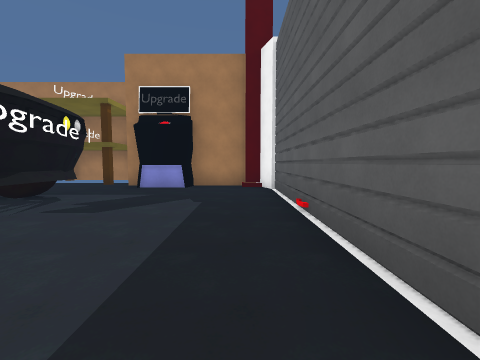
[1] (above)

24 first-person views from a walk through a scene from a Unity 3-D project. The camera is 1.4 m above the floor, tilts 4° down and sees 90° across. The floor is counted in squares, 2 m on a side. Each view is taken from the middle of a square. On the plan, view 1 faces up. The plan holds only what a view shows up to about 9 squares ahead; the rest is blank. The place goes on beyond the plan. Some animated figures are not drawn. Surface patterns are stand-ins for the level's own textures.

[2]
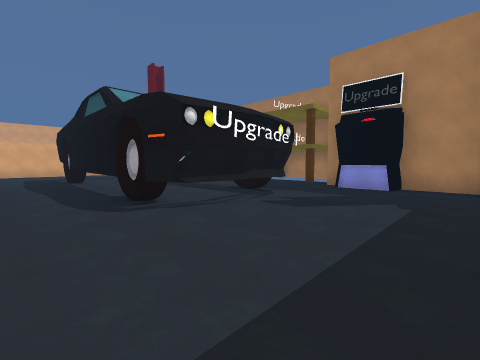

[3]
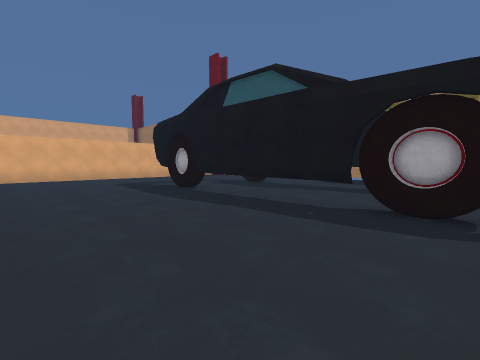

[4]
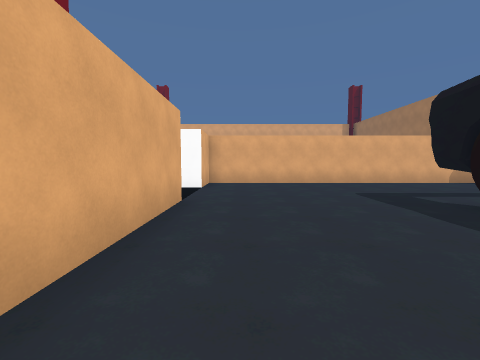

[5]
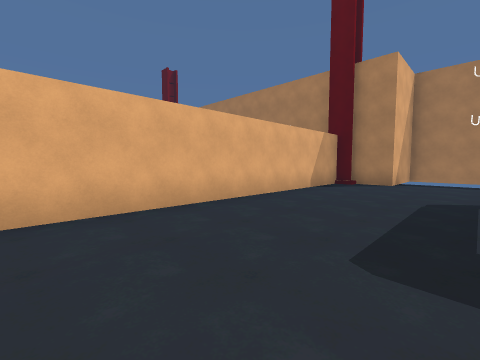

[6]
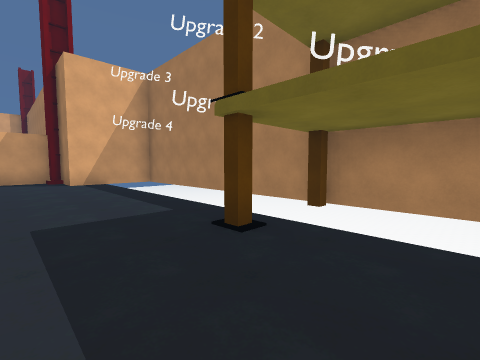

[7]
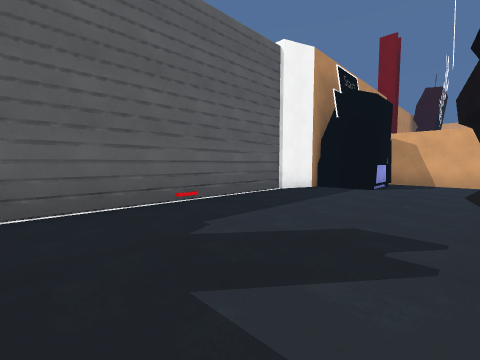

[8]
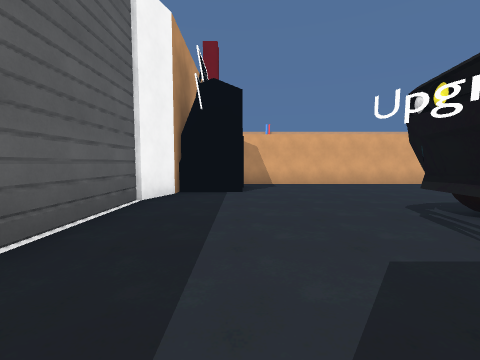

[9]
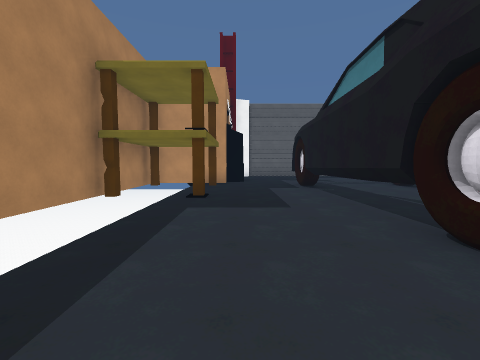

[10]
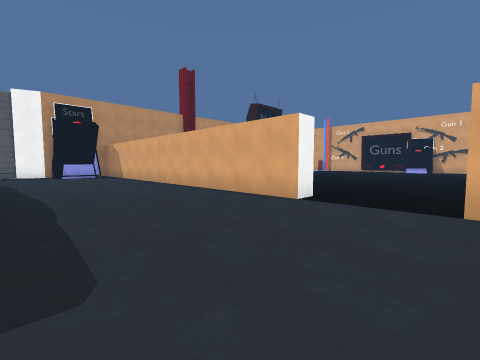

[11]
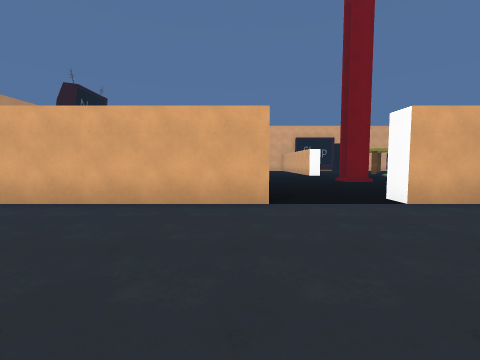

[12]
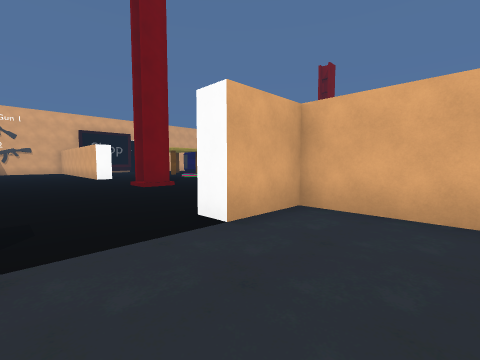

[13]
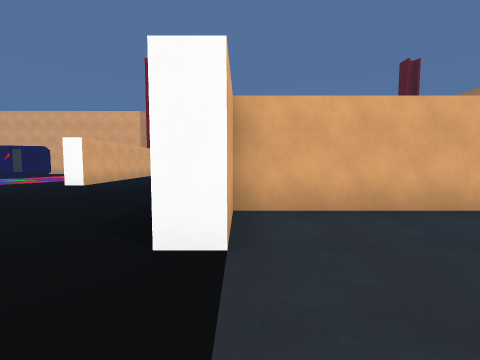

[14]
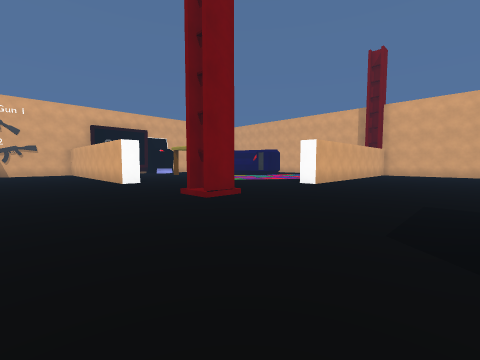

[15]
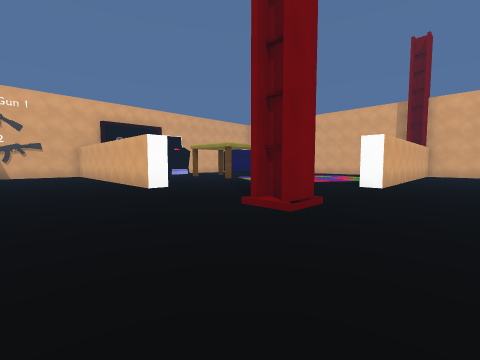

[16]
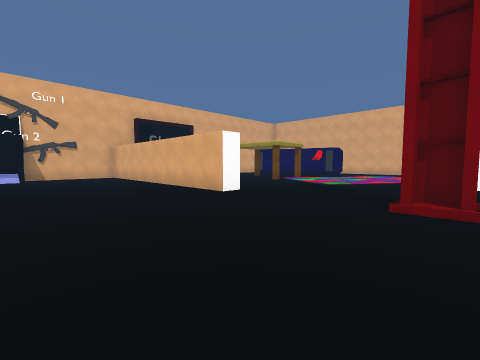

[17]
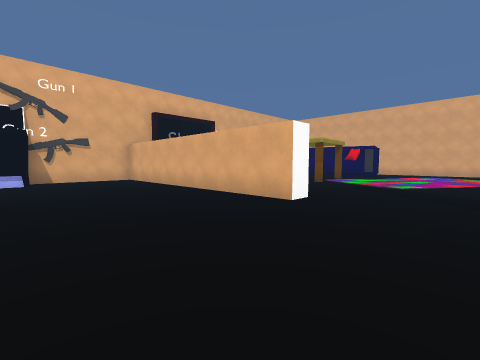

[18]
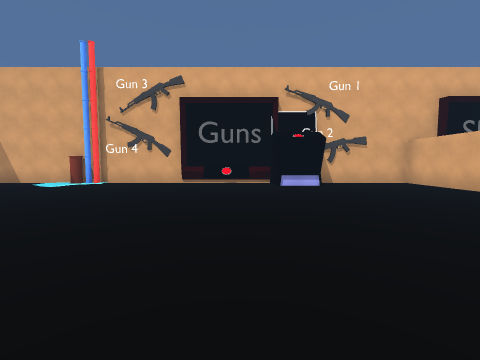

[19]
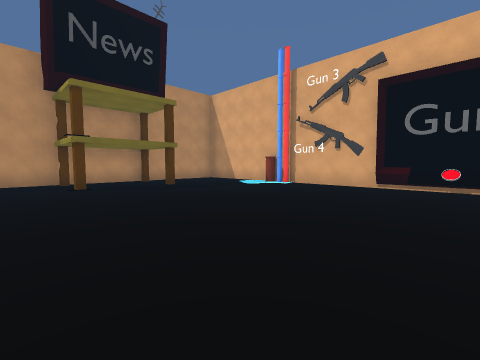

[20]
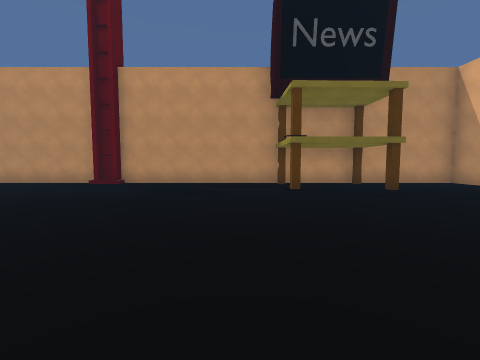

[21]
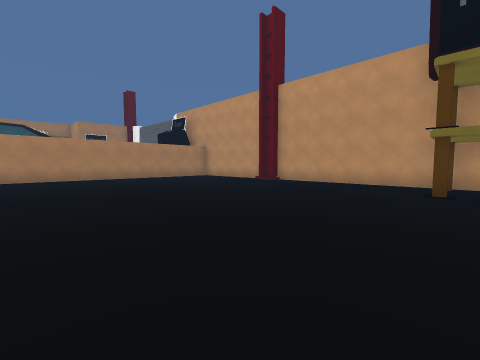

[22]
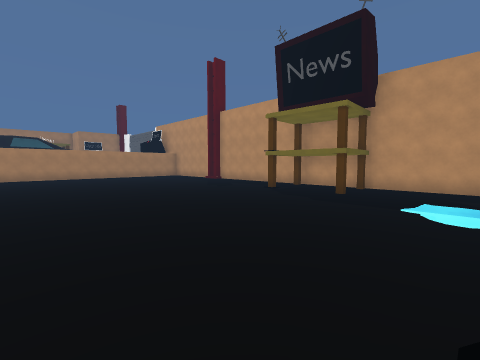

[23]
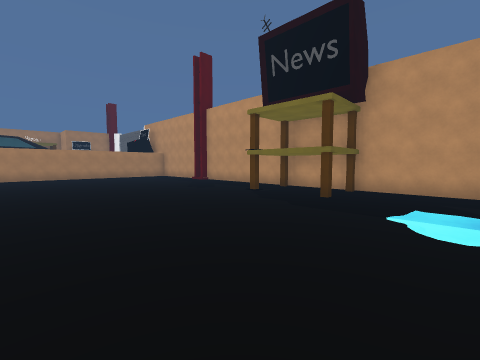

[24]
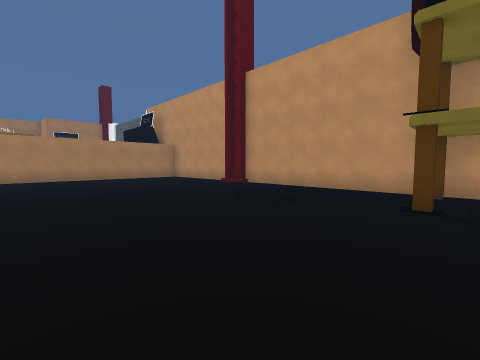

### Floor plan
Points are (right, up) in squares from view 1. A wall is a line through its corners. A room is listed if a view was taken in it or the views show most of it. See-through windows are left out.
Room 1 (views 1, 2, 3, 4, 5, 6, 7, 8, 9, 10, 11, 12, 13)
walls: (-9.3, 1.8) (-10.6, 1.6); (-9.7, 1.6) (-10.9, 1.8); (-11, 1.8) (-11.8, 1.9); (-4.3, 1.8) (-4.9, 1.6); (-4.1, 1.8) (-5, 1.7); (-4.1, 1.8) (-4.8, 1.6); (-3.6, 1.6) (-10.9, 1.6) (-11.5, 1.7); (-10.1, 5.1) (-9.6, 5.2); (-10.1, 5.1) (-9.4, 5); (-10.2, 5.1) (-3.9, 5.1); (-3.4, 1.9) (-3.6, 1.7) (-4.3, 1.6) (-4.9, 1.8); (-5.2, 5) (-4, 5.2); (-3.1, 2.7) (-3.4, 1.8) (-3.9, 1.5) (-5.3, 1.8); (-11.5, -3.7) (-11.5, -3.1) (-0.9, -3.1); (-3.4, 5) (-3.1, 4.1); (-3.3, 4.9) (-3, 3.4) (-3.3, 1.9); (-1, -0.8) (0.5, -0.8); (-1, -2.5) (-1, -0.9) (0, -0.8); (-3.5, 7.5) (-3.5, 9.9); (0.5, -0.5) (0.9, 0.7) (0.9, 6.3) (0.6, 7.2) (0.1, 7.2); (-15, 7.2) (-15.5, 7.2) (-15.5, -3.1) (-13.9, -3.1) (-13.9, -3.8); (-3.9, 10) (-13.9, 10) (-13.9, 7.5) (-15.4, 7.5); (0.3, 7.5) (-1.5, 7.5) (-1.6, 6.9) (-3, 6.9)
low walls: (-4.2, 1.6) (-5, 1.7)
ways out: opening at (-12.5, -3) to room 2
Room 2 (views 14, 15, 16, 17, 18, 19, 20, 21, 22, 23, 24)
walls: (-15.5, -12.5) (-14.9, -12.5) (-14.9, -20.5) (-11.7, -20.5) (-11.5, -19.4) (-10.2, -19.4) (-10, -20.5) (-3.9, -20.5) (-3.5, -20.1); (-22.9, -7.9) (-19.5, -7.9) (-19.5, -8.5); (-4.5, -3.7) (-8, -3.7); (0.5, -7.9) (0.5, -4.5); (-4.1, -20.2) (-3.3, -20.2); (-4.2, -20.3) (-3.3, -20.1); (-3.9, -20.3) (-3.3, -20); (-3.9, -20.5) (-3.4, -20.5); (-3, -20.5) (0.5, -20.5) (0.5, -8.7)
ways out: opening at (-12.5, -3) to room 1

Where each view was taken, in squares from view 1:
view 1: 0 up, 0 right, facing up
view 2: 0 up, 0 right, facing up-left
view 3: 2 down, 4 left, facing up-left
view 4: 2 down, 7 left, facing left
view 5: 1 down, 12 left, facing up-left
view 6: 6 up, 5 left, facing up-left
view 7: 6 up, 3 left, facing down-right
view 8: 5 up, 1 left, facing down
view 9: 7 up, 12 left, facing right
view 10: 1 up, 14 left, facing down-right
view 11: 1 up, 11 left, facing down
view 12: 1 down, 12 left, facing down-left
view 13: 3 down, 12 left, facing left
view 14: 4 down, 12 left, facing down-left
view 15: 6 down, 12 left, facing down-left
view 16: 8 down, 11 left, facing down-left
view 17: 10 down, 11 left, facing down-left
view 18: 12 down, 9 left, facing down
view 19: 13 down, 9 left, facing down-right
view 20: 13 down, 8 left, facing right
view 21: 15 down, 8 left, facing up-right
view 22: 20 down, 9 left, facing up-right
view 23: 20 down, 8 left, facing up-right
view 24: 15 down, 6 left, facing up-right
